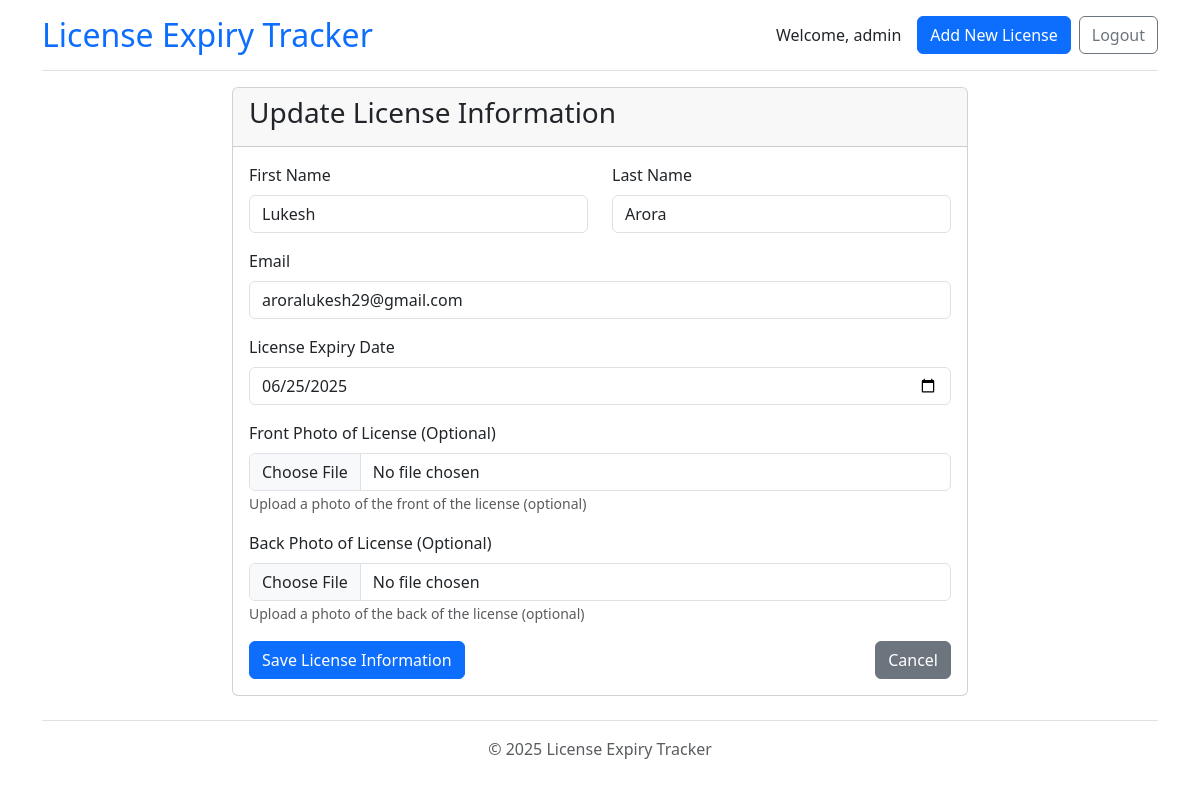
/license/5/update/ (signed in), run on the app's committed database.
### app/models.py (models this page shows, shortened)
class License(models.Model):
    first_name = models.CharField(max_length=100)
    last_name = models.CharField(max_length=100)
    email = models.EmailField(max_length=254)
    expiry_date = models.DateField()
    front_photo = models.FileField(upload_to="license_photos/", blank=True, null=True)
    back_photo = models.FileField(upload_to="license_photos/", blank=True, null=True)
    created_at = models.DateTimeField(auto_now_add=True)
    updated_at = models.DateTimeField(auto_now=True)

### app/views.py (the view)
# urls.py: path('license/<int:pk>/update/', views.license_update, name='license_update'),
@login_required(login_url='login')
def license_update(request, pk):
    license = get_object_or_404(License, pk=pk)
    if request.method == 'POST':
        form = LicenseForm(request.POST, request.FILES, instance=license)
        if form.is_valid():
            form.save()
            messages.success(request, 'License information updated successfully!')
            return redirect('license_detail', pk=license.pk)
    else:
        form = LicenseForm(instance=license)
    return render(request, 'app/license_form.html', {'form': form, 'license': license, 'action': 'Update'})

### app/forms.py (shortened to what this page needs)
class LicenseForm(forms.ModelForm):
    class Meta:
        model = License
        fields = ['first_name', 'last_name', 'email', 'expiry_date', 'front_photo', 'back_photo']
        widgets = {
            'expiry_date': forms.DateInput(attrs={'type': 'date'}),
        }

### app/templates/app/license_form.html (shortened to what this page needs)
{% extends 'app/base.html' %}
{% block content %}
<div class="row">
    <div class="col-lg-8 offset-lg-2">
        <div class="card">
            <div class="card-header">
                <h2 class="h3">{{ action }} License Information</h2>
            </div>
            <div class="card-body">
                <form method="post" enctype="multipart/form-data">
                    <div class="row mb-3">
                        <div class="col-md-6 mb-3 mb-md-0">
                            <label for="{{ form.first_name.id_for_label }}" class="form-label">First Name</label>
                            <input type="text" name="{{ form.first_name.name }}"
                                   value="{{ form.first_name.value|default:'' }}"
                                   class="form-control {% if form.first_name.errors %}is-invalid{% endif %}"
                                   id="{{ form.first_name.id_for_label }}" required>
                        </div>
                        <div class="col-md-6">
                            <label for="{{ form.last_name.id_for_label }}" class="form-label">Last Name</label>
                            <input type="text" name="{{ form.last_name.name }}"
                                   value="{{ form.last_name.value|default:'' }}"
                                   class="form-control {% if form.last_name.errors %}is-invalid{% endif %}"
                                   id="{{ form.last_name.id_for_label }}" required>
                        </div>
                    </div>
                    <div class="mb-3">
                        <label for="{{ form.email.id_for_label }}" class="form-label">Email</label>
                        <input type="email" name="{{ form.email.name }}"
                               value="{{ form.email.value|default:'' }}"
                               class="form-control {% if form.email.errors %}is-invalid{% endif %}"
                               id="{{ form.email.id_for_label }}" required>
                    </div>
                    <div class="mb-3">
                        <label for="{{ form.expiry_date.id_for_label }}" class="form-label">License Expiry Date</label>
                        <input type="date" name="{{ form.expiry_date.name }}"
                               value="{{ form.expiry_date.value|date:'Y-m-d'|default:'' }}"
                               class="form-control {% if form.expiry_date.errors %}is-invalid{% endif %}"
                               id="{{ form.expiry_date.id_for_label }}" required>
                    </div>
                      <div class="mb-3">
                        <label for="{{ form.front_photo.id_for_label }}" class="form-label">Front Photo of License (Optional)</label>
                        <input type="file" name="{{ form.front_photo.name }}"
                               class="form-control {% if form.front_photo.errors %}is-invalid{% endif %}"
                               id="{{ form.front_photo.id_for_label }}"
                               accept="image/*">
                        <small class="text-muted">Upload a photo of the front of the license (optional)</small>
                    </div>
                    <div class="mb-3">
                        <label for="{{ form.back_photo.id_for_label }}" class="form-label">Back Photo of License (Optional)</label>
                        <input type="file" name="{{ form.back_photo.name }}"
                               class="form-control {% if form.back_photo.errors %}is-invalid{% endif %}"
                               id="{{ form.back_photo.id_for_label }}"
                               accept="image/*">
                        <small class="text-muted">Upload a photo of the back of the license (optional)</small>
                    </div>
                    <div class="d-flex flex-column flex-md-row justify-content-between">
                        <button type="submit" class="btn btn-primary mb-2 mb-md-0">Save License Information</button>
                        <a href="{% url 'home' %}" class="btn btn-secondary">Cancel</a>
                    </div>
                </form>
            </div>
        </div>
    </div>
</div>
{% endblock %}

### app/templates/app/base.html (shortened to what this page needs)
<!DOCTYPE html>
<html lang="en">
<head>
    <link href="https://cdn.jsdelivr.net/npm/bootstrap@5.3.0/dist/css/bootstrap.min.css" rel="stylesheet">
</head>
<body>    <div class="container">
        <header class="pb-3 mb-3 border-bottom">
            <div class="d-flex flex-column flex-sm-row justify-content-between align-items-center">
                <h1 class="h2 mb-2 mb-sm-0"><a href="{% url 'home' %}" class="text-decoration-none">License Expiry Tracker</a></h1>
                <div class="d-flex align-items-center">
                    {% if user.is_authenticated %}
                        <span class="me-3 d-none d-md-block">Welcome, {{ user.username }}</span>
                        <a href="{% url 'license_create' %}" class="btn btn-primary btn-responsive me-2">Add New License</a>
                        <a href="{% url 'logout' %}" class="btn btn-outline-secondary btn-responsive">Logout</a>
                    {% else %}
                        <a href="{% url 'login' %}" class="btn btn-outline-primary btn-responsive">Login</a>
                    {% endif %}
                </div>
            </div>
        </header>
        <main>
            {% block content %}
            {% endblock %}
        </main>
        <footer class="pt-3 my-4 text-muted border-top">
            <p class="text-center">&copy; {% now "Y" %} License Expiry Tracker</p>
        </footer>
    </div>
</body>
</html>

### app/templates/app/base.html (style rules this page uses)
body { padding-top: 1rem; padding-bottom: 1rem; }

### data on the page
License: first_name "Lukesh", last_name "Arora", email "aroralukesh29@gmail.com", expiry_date "06/25/2025"

### other printed values
{{ user.username }} "admin"
{{ action }} "Update"
